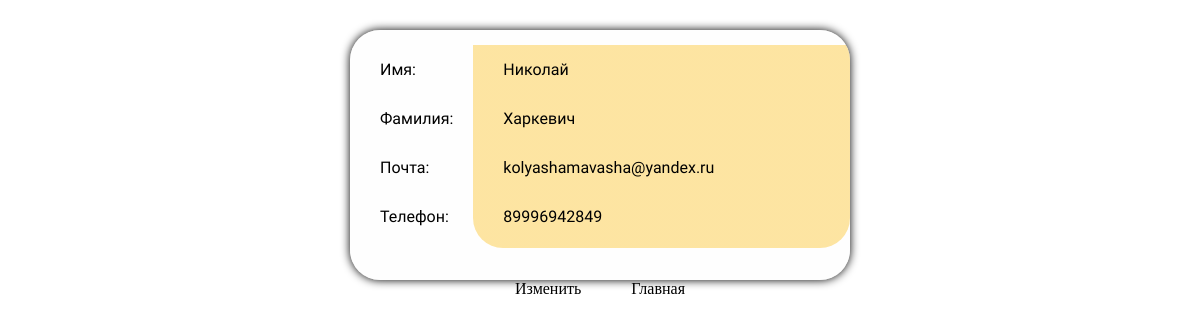
Before: /lk/ (signed in) with the older database file.
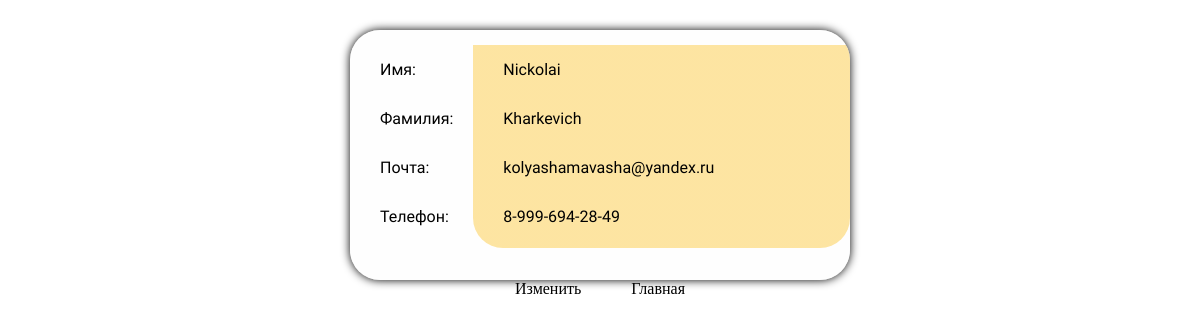
After: the same page with the newer database file.
### pesonal_account/models.py (models this page shows, shortened)
class Db_user(models.Model):
    first_name = models.CharField(max_length=50, null=True, verbose_name='Имя')
    second_name = models.CharField(max_length=50, null=True, verbose_name='Фамилия')
    email_user = models.CharField(max_length=50, null=True, verbose_name='Почта')
    phone_user = models.CharField(max_length=50, null=True, verbose_name='Телефон')
    user = models.ForeignKey(User, on_delete=models.CASCADE)
    class Meta:
        verbose_name = 'Личный кабинет каждого пользователя'
        verbose_name_plural = 'Личный кабинет каждого пользователя'

### pesonal_account/views.py (the view)
# urls.py: path('lk/', views.lk, name='lk'),
def lk(request):
    person = request.user.id
    ch = 0
    for i in Db_user.objects.all():
        ch += 1
    if person > ch:
        element = Db_user(first_name='4', second_name='4', email_user='4', phone_user='4', user=request.user)
        element.save()
        form = LkForm()
        db_lk = Db_user.objects.get(id=person)
        return render(request, 'blog/lk.html', {'form': form,
                                            'db_lk': db_lk})
    else:
        db_lk = Db_user.objects.get(id=person)
        form = LkForm()
        return render(request, 'blog/lk.html', {'form': form,
                                            'db_lk': db_lk})

### blog/templates/blog/lk.html (shortened to what this page needs)
{% load static %}
<!DOCTYPE html>
<html lang="en">
<head>
    <link rel="stylesheet" href="{% static 'css/style-lk.css' %}">
</head>
<body>
{% if db_lk.first_name == '4' %}
<div class="container">
    <div class="container-lk">
        <div class="block-content">
            <a href="{% url 'edit' %}">Добавить данные пользователя</a>
            <a href="{% url 'index' %}">Главная</a>
        </div>
    </div>
</div>
{% else %}
<div class="container">
    <div class="container-lk">
        <div class="left-block">
            <p>Имя:</p>
            <p>Фамилия:</p>
            <p>Почта:</p>
            <p>Телефон:</p>
        </div>
        <div class="right-block">
            <p>{{ db_lk.first_name }}</p>
            <p>{{ db_lk.second_name }}</p>
            <p>{{ db_lk.email_user }}</p>
            <p>{{ db_lk.phone_user }}</p>
        </div>
    </div>
</div>
<div class="container-button">
    <a href="{% url 'edit' %}">Изменить</a>
    <a href="{% url 'index' %}">Главная</a>
</div>
{% endif %}
</body>
</html>

Changed rows visible on the page:
changed Db_user "kolyashamavasha@yandex.ru": first_name "Николай" → "Nickolai"; second_name "Харкевич" → "Kharkevich"; phone_user "89996942849" → "8-999-694-28-49"
